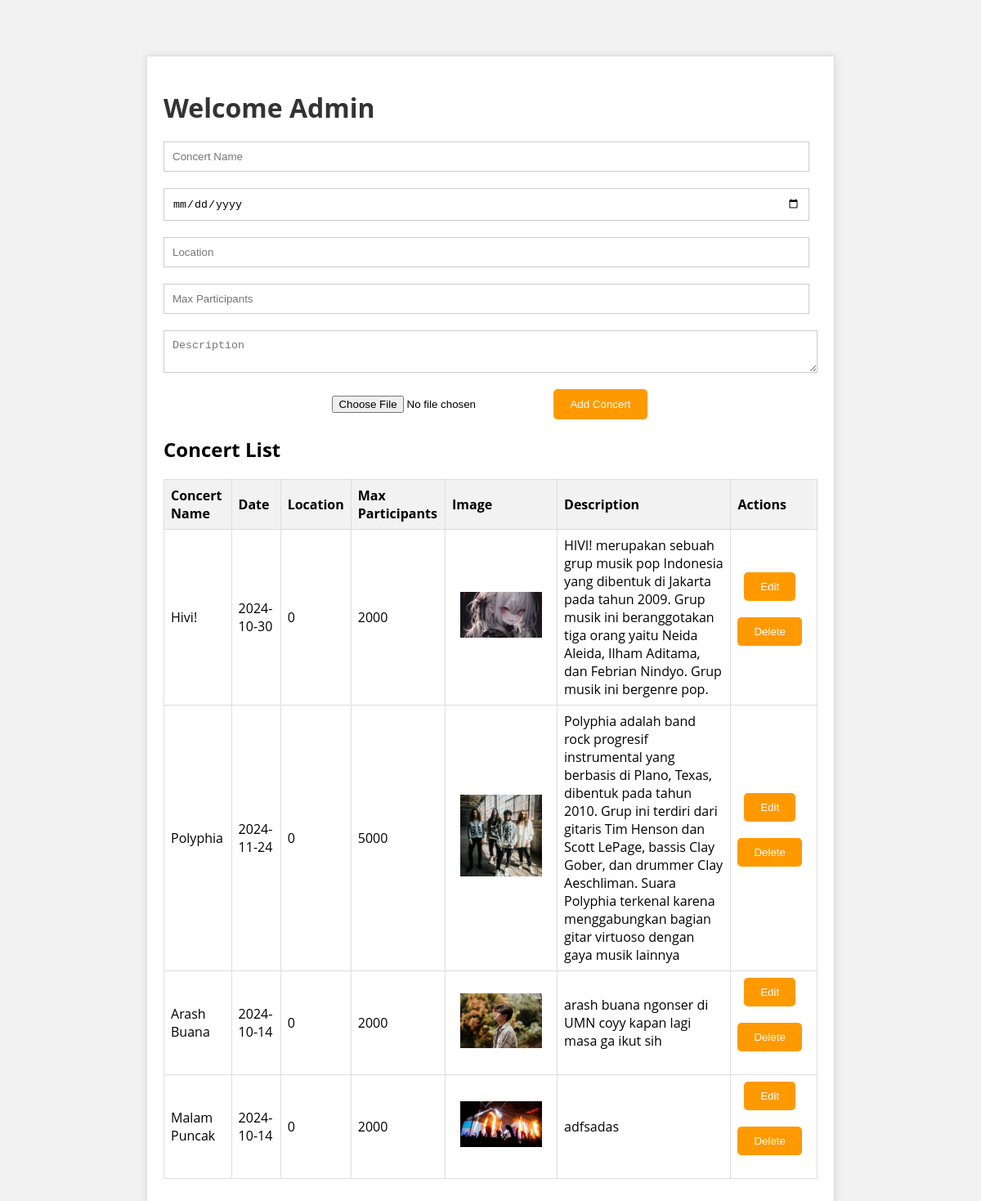
The app's page /tesuts/tesuts/admin.php, older data.
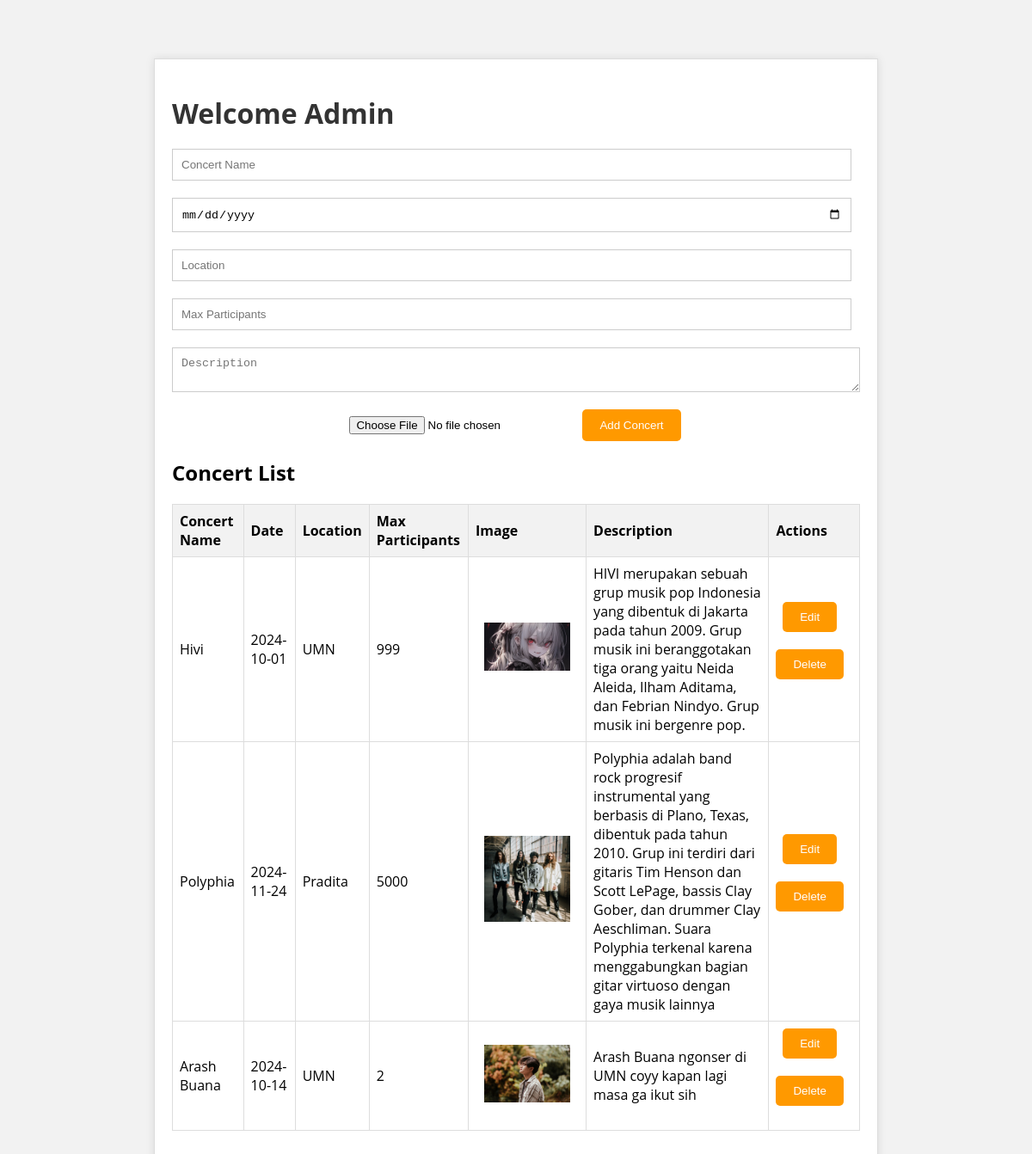
The same page, newer data.
### tables this page shows
CREATE TABLE `concerts` (
  `id` int(11) NOT NULL,
  `name` varchar(255) NOT NULL,
  `date` date NOT NULL,
  `location` varchar(255) NOT NULL,
  `max_participants` int(11) DEFAULT 0,
  `image` varchar(255) NOT NULL,
  `description` text DEFAULT NULL
);

### tesuts/tesuts/admin.php (the view, shortened to what this page needs)
<?php
$conn = new mysqli("localhost", "root", "", "concert_system");
$concert = null;
    $result = $conn->query("SELECT * FROM concerts");
    ?>
    <!DOCTYPE html>
    <html lang="en">
    <head>
        <link rel="stylesheet" href="style.css">
    </head>
    <body>
        <div class="container">
            <h1>Welcome Admin</h1>
            <form method="POST" action="" enctype="multipart/form-data">
                <input type="text" name="name" placeholder="Concert Name" required value="<?php echo isset($concert) ? htmlspecialchars($concert['name']) : ''; ?>">
                <input type="date" name="date" required value="<?php echo isset($concert) ? htmlspecialchars($concert['date']) : ''; ?>">
                <input type="text" name="location" placeholder="Location" required value="<?php echo isset($concert) ? htmlspecialchars($concert['location']) : ''; ?>">
                <input type="number" name="max_participants" placeholder="Max Participants" required min="1" value="<?php echo isset($concert) ? htmlspecialchars($concert['max_participants']) : ''; ?>">
                <textarea name="description" placeholder="Description" required><?php echo isset($concert) ? htmlspecialchars($concert['description']) : ''; ?></textarea>
                <input type="file" name="image">
                <button type="submit" name="<?php echo isset($concert) ? 'update' : 'add'; ?>">
                    <?php echo isset($concert) ? 'Update Concert' : 'Add Concert'; ?>
                </button>
                </form>
<h2>Concert List</h2>
<table>
    <tr>
        <th>Concert Name</th>
        <th>Date</th>
        <th>Location</th>
        <th>Max Participants</th>
        <th>Image</th>
        <th>Description</th>
        <th>Actions</th>
    </tr>
    <?php while ($concert = $result->fetch_assoc()) { ?>
    <tr>
        <td><?php echo htmlspecialchars($concert['name']); ?></td>
        <td><?php echo htmlspecialchars($concert['date']); ?></td>
        <td><?php echo htmlspecialchars($concert['location']); ?></td>
        <td><?php echo htmlspecialchars($concert['max_participants']); ?></td>
        <td><img src="<?php echo htmlspecialchars($concert['image']); ?>"></td>
        <td><?php echo htmlspecialchars($concert['description']); ?></td>
        <td>
            <form method="POST" action="">
                <button type="submit" name="edit">Edit</button>
            </form>
            <form method="POST" action="">
                <button type="submit" name="delete">Delete</button>
            </form>
        </td>
    </tr>
    <?php } ?>
</table>
</div>
</body>
</html>

### tesuts/tesuts/style.css (style rules this page uses)
body { font-family: Arial, sans-serif; padding: 20px; background-color: #f4f4f4; }
h1 { color: #333; }
table { width: 100%; border-collapse: collapse; }
table, th, td { border: 1px solid #ddd; }
th, td { padding: 8px; text-align: left; }
form { margin-bottom: 20px; }
input, button { padding: 8px; margin-right: 10px; }
button { background-color: #333; color: #fff; border: none; cursor: pointer; }
th, td { border: 1px solid #ddd; padding: 8px; text-align: left; }
th { background-color: #f2f2f2; }
img { max-width: 100px; max-height: 100px; object-fit: cover; }

### tesuts/tesuts/admin.php (style rules this page uses)
body { font-family: 'Open Sans', sans-serif; background-color: #f2f2f2; }
.container { max-width: 800px; margin: 40px auto; padding: 20px; background-color: #fff; border: 1px solid #ddd; box-shadow: 0 0 10px rgba(0, 0, 0, 0.1); }
h1 { color: #333; font-weight: bold; margin-bottom: 20px; }
form { display: flex; flex-wrap: wrap; justify-content: center; }
input[type="text"], input[type="date"], input[type="number"], textarea { width: 100%; padding: 10px; margin-bottom: 20px; border: 1px solid #ccc; }
button[type="submit"] { background-color: #ff9900; color: #fff; padding: 10px 20px; border: none; border-radius: 5px; cursor: pointer; }
table { width: 100%; border-collapse: collapse; margin-bottom: 20px; }
th, td { border: 1px solid #ddd; padding: 8px; text-align: left; }
th { background-color: #f2f2f2; }
img { max-width: 100px; max-height: 100px; object-fit: cover; margin: 10px; }

Row changes from the older to the newer data that the page shows:
removed concerts: name "Malam Puncak", date "2024-10-14", location "0", max_participants "2000", image (picture), description "adfsadas"
changed concerts: name "Hivi!" → "Hivi"; date "2024-10-30" → "2024-10-01"; location "0" → "UMN"; max_participants "2000" → "999"; description "HIVI! merupakan sebuah grup musik…" → "HIVI merupakan sebuah grup musik…"
changed concerts "Polyphia": location "0" → "Pradita"
changed concerts "Arash Buana": location "0" → "UMN"; max_participants "2000" → "2"; description "arash buana ngonser di UMN coyy kapan lagi masa ga ikut sih" → "Arash Buana ngonser di UMN coyy kapan lagi masa ga ikut sih"
